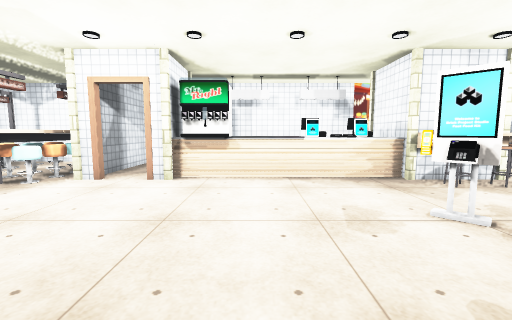
[1] (above)

24 first-person views from a walk through a 3-D level made in the Unity game engine. The camera is 1.4 m above the floor, tilts 6° down and sees 90° across. Doors are open. The floor is counted in squares, 1 m on a side. Each view is taken from the middle of a square. On the plan, view 1 faces up. The plan holds only what a view shows up to about 13 squares ahead; the rest is blank. The place goes on beyond the plan. The player character is not drawn. Some animated figures are left out. Some surface patterns are stand-ins.

[2]
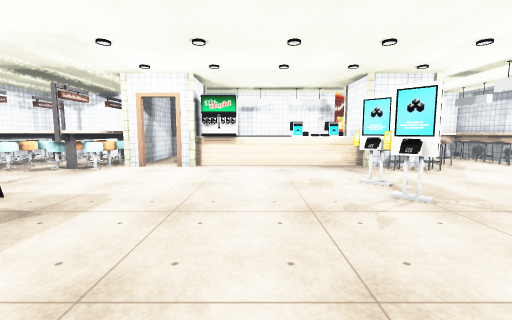

[3]
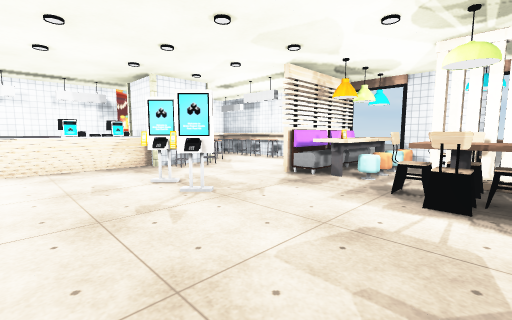

[4]
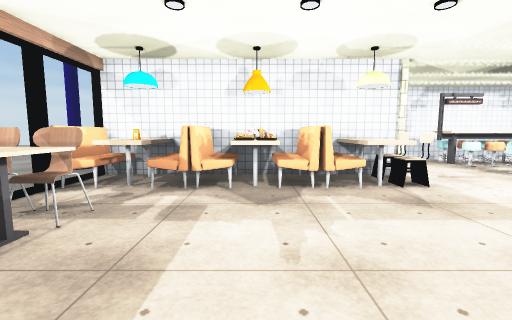

[5]
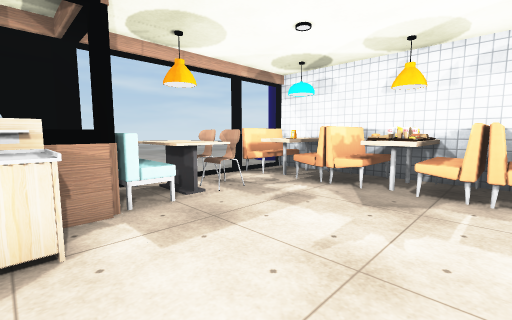

[6]
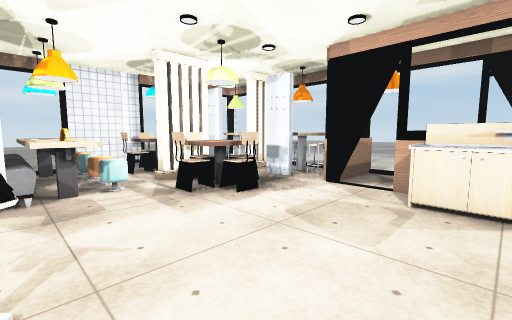

[7]
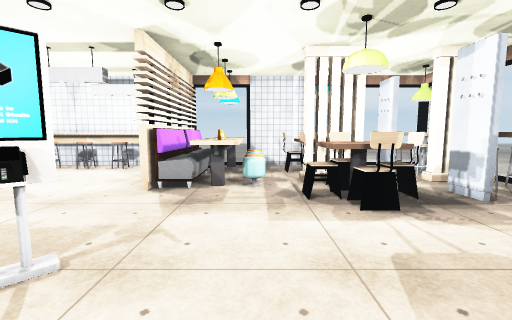

[8]
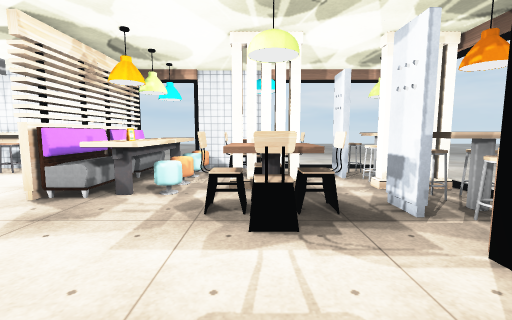

[9]
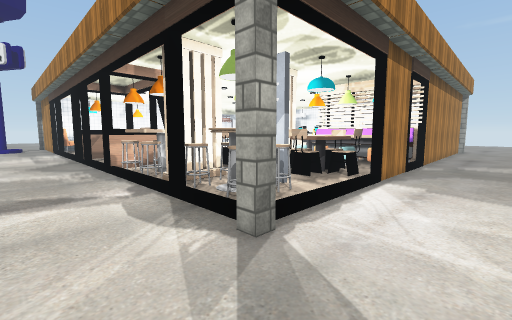

[10]
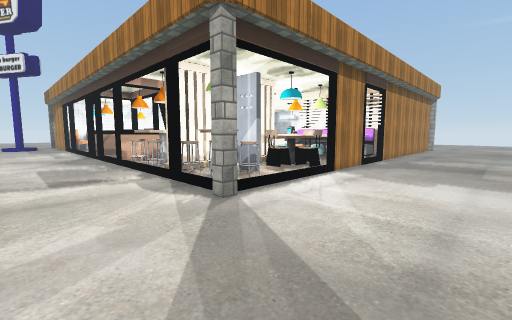

[11]
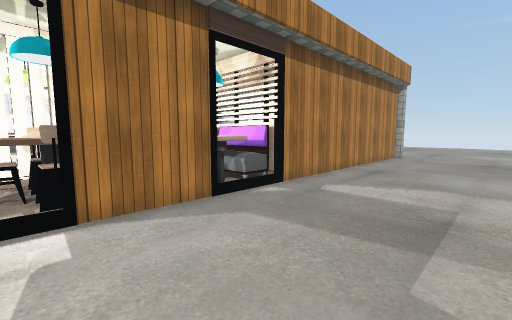

[12]
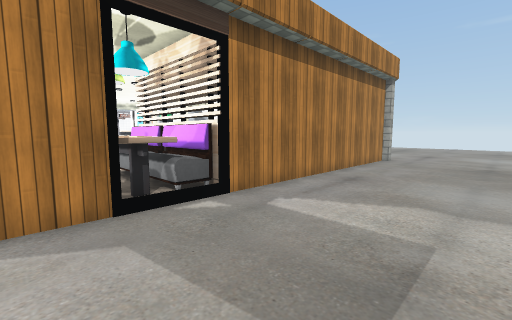

[13]
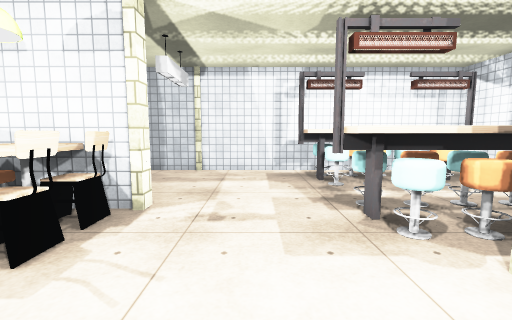

[14]
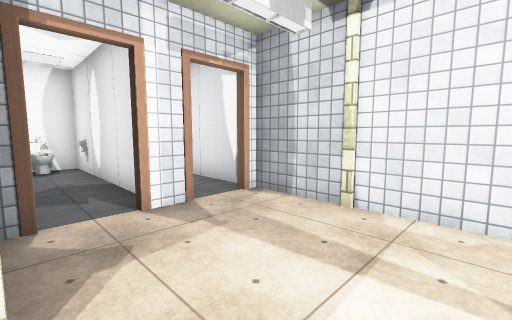

[15]
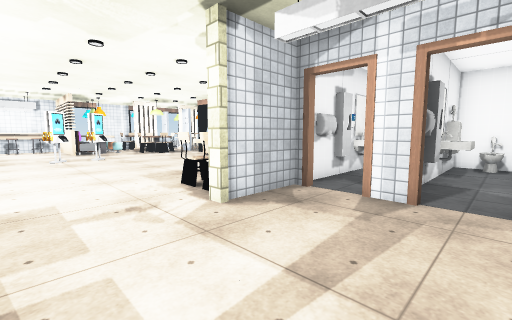

[16]
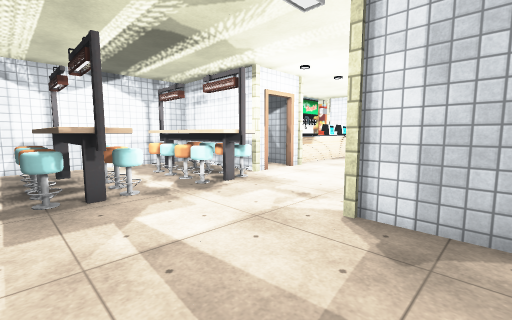

[17]
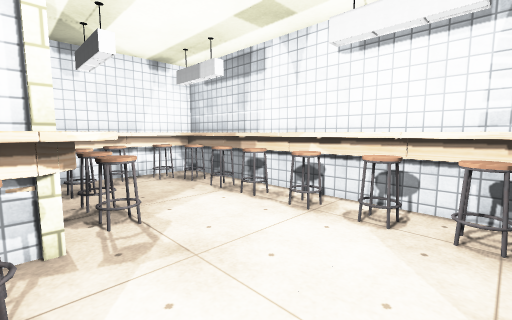

[18]
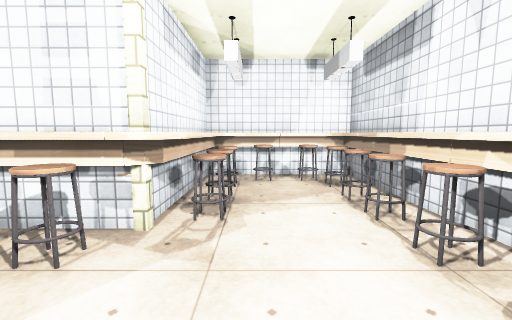

[19]
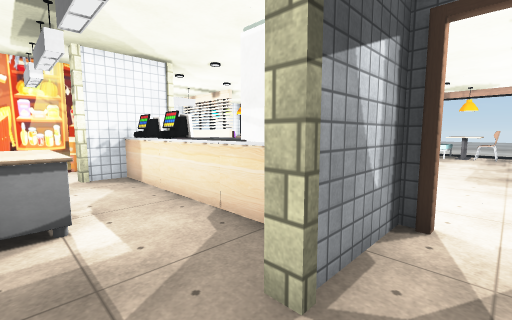

[20]
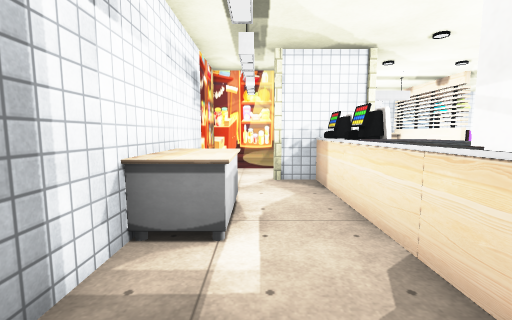

[21]
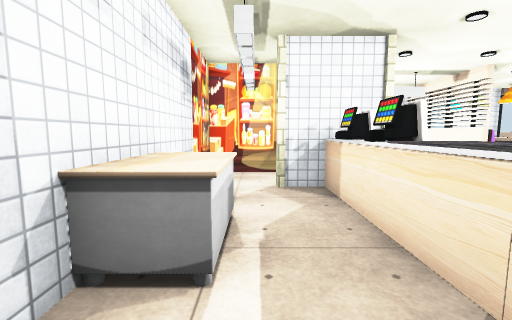

[22]
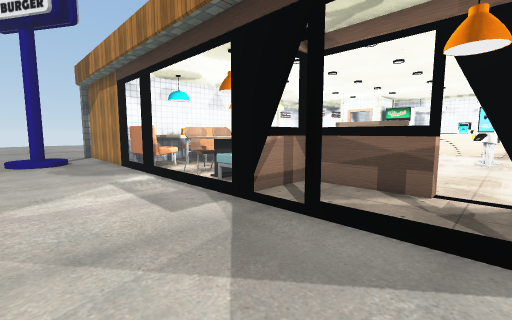

[23]
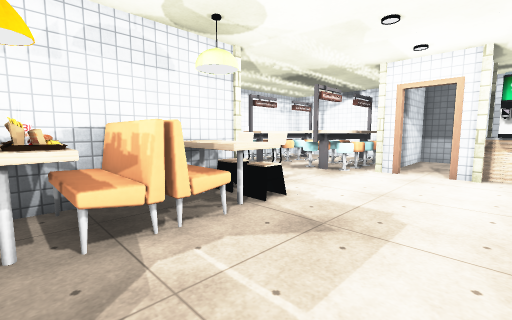

[24]
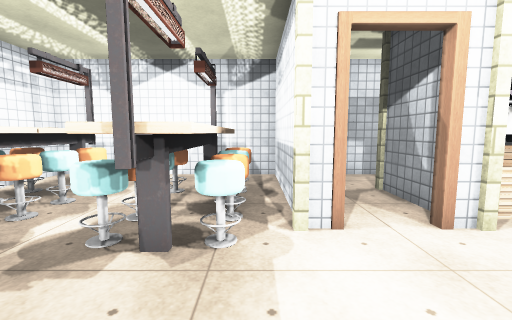

### Floor plan
Points are (right, up) in squares from view 1. A wall is a line through its corners. A room is listed if a view was taken in it or the views show most of it. See-through windows are left out.
Room 1 (views 1, 2, 3, 4, 5, 6, 7, 8, 9, 10, 11, 12, 13, 14, 15, 16, 17, 18, 19, 20, 21, 22, 23, 24)
walls: (7.3, 2.8) (10.3, 2.8); (8.7, -1.4) (8.7, -3.1); (4.1, -4.6) (3.5, -4.6) (5, -4.6); (2.3, -4.6) (2.9, -4.6); (8.4, -3.1) (8.4, -1.2); (6.4, -4.6) (7.1, -4.6); (2.9, -5) (0.4, -5); (4.9, -5.4) (4.9, -7.4) (4.5, -7.4) (4.5, -5.5); (0, -4.9) (0, -7.4); (-0.5, -4.6) (0.6, -4.6); (4.6, 8.4) (4.6, 9.6); (1.5, 8) (-0.5, 8); (12.4, 0.5) (12.4, -2.5); (4.7, -7.4) (4.7, -6.6); (12.5, 2.6) (7.3, 2.6); (8.4, -6.5) (8.4, -5.2) (8.7, -5.2) (8.7, -6.5); (12.2, -2.4) (12.2, 0.5); (12.2, 4.4) (12.2, 5.5); (0.9, -7.4) (-0.5, -7.4); (7.1, 10) (7.1, 12.6); (12.4, 5.5) (12.4, 2.4); (-1, 9.2) (1.5, 9.2); (-2.8, 8.4) (-2.8, 9.6); (12.2, 7.4) (12.2, 10.5); (-2.6, 9.4) (-2.6, 8.4); (-7.6, 2.6) (-7.6, -2.5); (-7.8, 0.4) (-7.8, 2.6); (-5.3, 8.4) (-5.3, 12.8); (7.4, 12.6) (7.4, 8.4); (-4.7, -7.4) (-5.4, -7.4); (-7.8, -2.4) (-7.8, -1.4); (-8.1, -2.5) (-8.1, -1.8) (-7.7, -1.8); (12.4, 10.5) (12.4, 7.4); (-7.6, -4.4) (-7.6, -7.4); (11.5, 12.6) (-12.7, 12.6) (-12.7, 0.4) (-12.1, 0.4); (-10.2, -1) (-10.2, -2.5); (-5.1, 12.8) (-5.1, 8.5); (-10.9, 0.4) (-9.6, 0.4); (-10.2, -4.4) (-10.2, -7.3); (-10.4, -7.2) (-10.4, -4.4); (-12.7, -0.4) (-12.7, -2.8); (-11.5, -7.1) (-9.4, -7.1)
ways out: opening at (-7.2, -9.5); open door at (-11.5, 0); open door at (-9, 0); open door at (-4, 8); open door at (0.5, -7); open door at (3.5, -5); gap at (9, -6)
objects: other object (-12, 7) to (-11, 7); other object (-12, 8) to (-11, 8); other object (-12, 9) to (-11, 9); other object (-12, 10) to (-11, 10); other object (-11, -4) to (-11, -3); other object (-11, 6); other object (-11, 11) to (-10, 11); other object (-10, -4); other object (-10, 7); other object (-10, 8); other object (-10, 9); other object (-10, 10); other object (-9, -7) to (-9, -6); other object (-9, -4); other object (-8, -4); other object (-8, -3); other object (-8, 3); other object (-8, 7); other object (-8, 8); other object (-8, 9); other object (-8, 10); other object (-8, 11) to (-7, 11); other object (-7, -7) to (-5, -6); other object (-7, -5) to (-5, -5); other object (-7, -4) to (-5, -4); other object (-7, -3) to (-5, -3); other object (-7, -2) to (-5, -2); other object (-7, -1) to (-5, 0); other object (-7, 0) to (-5, 1); other object (-7, 2); other object (-7, 6); other object (-7, 7) to (-6, 7); other object (-7, 8) to (-6, 8); other object (-7, 9) to (-6, 9); other object (-7, 10) to (-6, 10); other object (-6, 2); other object (-5, 2); other object (-5, 8); other object (-3, -7) to (-3, -6); other object (-3, -5); other object (-3, 8); other object (-3, 10); other object (-2, -7) to (-2, -5); other object (-2, 8) to (-1, 9); other object (-1, -7) to (-1, -5); other object (0, 11) to (2, 12); other object (1, -4) to (2, -3); other object (2, 8); other object (2, 9); other object (3, 2) to (4, 3); other object (3, 4) to (4, 4); other object (3, 8); other object (3, 9); other object (4, 8); other object (4, 9); other object (5, 7); other object (5, 8); other object (5, 10); other object (6, -7); other object (6, -6); other object (6, -5); other object (6, -3) to (7, -3); other object (6, -2); other object (6, -1) to (7, -1); other object (6, 7) to (7, 7); other object (6, 9); other object (7, -7) to (8, -7); other object (7, -6); other object (7, -2) to (8, -2); other object (7, 1) to (12, 1); other object (7, 2) to (9, 2); other object (7, 8); other object (8, 0); other object (8, 7); other object (8, 8); other object (8, 9) to (8, 10); other object (8, 11); other object (8, 12); other object (9, -2) to (10, -2); other object (9, 0); other object (9, 12); other object (10, -7) to (10, -6); other object (10, -5); other object (10, -3) to (11, -3); other object (10, -1) to (11, -1); other object (10, 0); other object (10, 2) to (12, 2); other object (10, 12) to (11, 12); other object (11, -7) to (11, -6); other object (11, -5); other object (11, -2); other object (11, 0); other object (11, 4); other object (11, 5) to (11, 6); other object (11, 7); other object (11, 8); other object (11, 9) to (11, 10); other object (11, 11); other object (12, -8) to (13, -7); other object (12, 11) to (12, 12); other object (12, 13) to (13, 13)

Positions as (right, up) in squares from view 1, and headings:
1: (0, 0), facing up
2: (0, -3), facing up
3: (0, -3), facing up-right
4: (1, -2), facing left
5: (1, 0), facing down-left
6: (1, 2), facing down-right
7: (1, 0), facing right
8: (2, -2), facing right
9: (15, -10), facing up-left
10: (17, -11), facing up-left
11: (17, -3), facing up-left
12: (17, -1), facing up-left
13: (-3, 5), facing left
14: (-8, 5), facing down-left
15: (-12, 6), facing down-right
16: (-12, 1), facing up-right
17: (7, 4), facing up-right
18: (9, 4), facing up
19: (-4, 12), facing down-right
20: (-3, 11), facing right
21: (-2, 11), facing right
22: (4, -11), facing up-left
23: (-2, -2), facing up-left
24: (-6, 4), facing up
